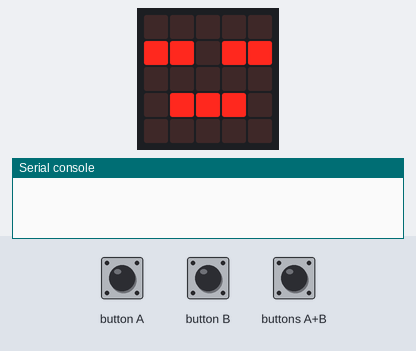
Bench run of a program on a simulated BBC micro:bit running MicroPython. On the bench: the board's 5×5 LED display, the last lines printed to the serial console. The test bench sets the inputs (shaded band). No radio messages arrive unless stated (any console line starting 'radio sent:' is added by the test bench); the 48×5 strip is a reading aid, not a part: it shows the text the display is scrolling, unrolled, one strip-width of it at a time.

Above: at 1.2 s.
1.3 s: button A pressed for 0.15 s
At 1.8 s:
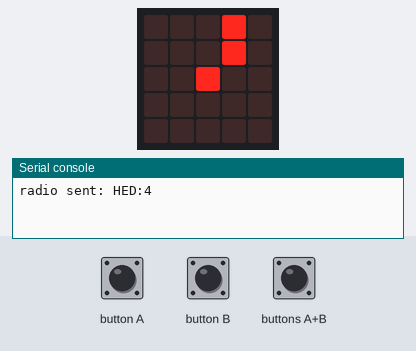
At 2.5 s:
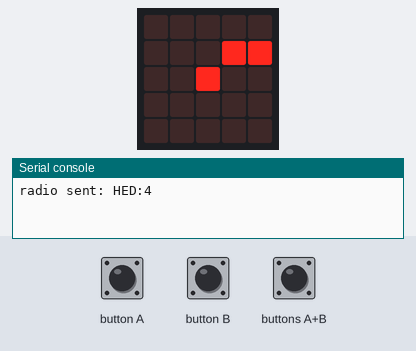

Measured:
- after the input at 1.3 s, the display: changes at once (image 1)
- what the display in image 2 shows lasts 0.8 s, from 2.0 s to 2.8 s

The program:

Radio_Transmitter_2.py
```python
from microbit import *
import radio
import math

# Radio Config
radio.on()
radio.config(channel=55)
mxPcktSz = 8
clockPhase = 0

# Test Data
TESTSTRINGA = "Why is debugging so painful?"
TESTSTRINGB = "The answer is 42"

# Packet Wizard CONSTANTS
pcktLst = 0
pcktSnt = 0
pcktlssthrshld = 0.5
timeout = 1500

# Com Variables
startTime = 0
cachOutDat = ""
slicedPacket = []
cPacket = 0

# State
sendingData = False
waitAck = False


def stateReset(fullReset):
    global sendingData
    global waitAck
    global cPacket
    global slicedPacket

    if fullReset:
        reset()
    else:
        sendingData = False
        waitAck = False
        cPacket = 0
        slicedPacket = []
    return


def nextPacket():
    global waitAck
    global pcktSnt

    radio.send(slicedPacket[cPacket])
    pcktSnt += 1
    waitAck = True
    if cPacket >= len(slicedPacket) - 1:
        stateReset(fullReset=False)
    return


# 4 digit Num formatter
def numFormat(inInt):
    formedInt = ""
    for x in range(4 - len(str(inInt))):
        formedInt += "0"
    formedInt += str(inInt)
    return formedInt


# Formats the packets to be sent
def dataFormat(rawDat):
    global slicedPacket
    pcktCnt = math.ceil(len(rawDat) / mxPcktSz)

    slicedPacket.append("HED:" + str(pcktCnt))
    for x in range(pcktCnt):
        frmLow = mxPcktSz * x
        frmHigh = mxPcktSz * x + mxPcktSz
        slicedPacket.append("DAT:" + numFormat(x + 1) + rawDat[frmLow:frmHigh])
    slicedPacket.append("TER:" + str(pcktCnt))
    return


def startConnection(data):
    global sendingData
    sendingData = True
    dataFormat(rawDat=data)
    return


def packetReport():
    display.scroll("Packets Sent:" + str(pcktSnt), delay=100)
    display.scroll("Packets Lost:" + str(pcktLst), delay=100)
    return


while True:
    # Signal Reception
    RMSG = radio.receive()
    if RMSG and RMSG.startswith("ACK:"):
        cPacket += 1
        waitAck = False
    if RMSG and RMSG.startswith("REQ:"):
        frmNum = int(RMSG[4:])
        waitAck = False
    if RMSG and RMSG.startswith("TER:"):
        stateReset(fullReset=False)
    # Packet Sender
    if sendingData and waitAck is False:
        startTime = running_time()
        nextPacket()
    if sendingData and waitAck:
        if (running_time() - startTime) >= timeout:
            pcktLst += 1
            nextPacket()
    # Network Verification
    if pcktSnt > 0:
        if pcktLst / pcktSnt > pcktlssthrshld:
            display.scroll("Link Dropped:", delay=100)
            packetReport()
            stateReset(fullReset=True)
    # I/O Code
    if button_a.was_pressed():
        startConnection(data=TESTSTRINGA)
    if button_b.was_pressed():
        startConnection(data=TESTSTRINGB)
    if button_a.is_pressed() and button_b.is_pressed():
        display.scroll("LPacket: " + str(cPacket))
    if sendingData:
        display.show(Image.ALL_CLOCKS[int((running_time() / 1000)) % 12])
    else:
        display.show(Image.ASLEEP)
```
